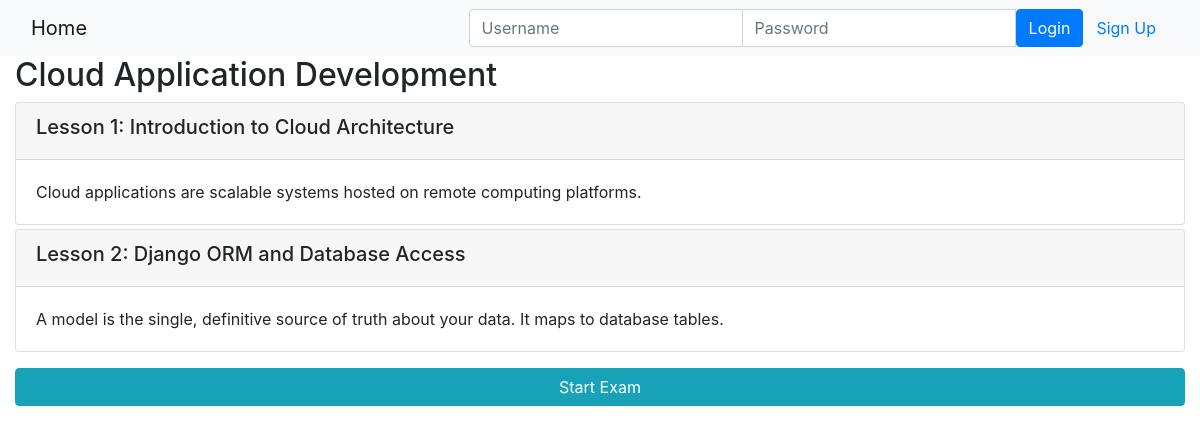
Page /onlinecourse/1/ on the committed database.
### onlinecourse/models.py (models this page shows, shortened)
class Course(models.Model):
    name = models.CharField(null=False, max_length=30, default='online course')
    image = models.ImageField(upload_to='course_images/')
    description = models.CharField(max_length=1000)
    pub_date = models.DateField(null=True)
    instructors = models.ManyToManyField(Instructor)
    users = models.ManyToManyField(settings.AUTH_USER_MODEL, through='Enrollment')
    total_enrollment = models.IntegerField(default=0)
    is_enrolled = False

class Lesson(models.Model):
    title = models.CharField(max_length=200, default="title")
    order = models.IntegerField(default=0)
    course = models.ForeignKey(Course, on_delete=models.CASCADE)
    content = models.TextField()

### onlinecourse/views.py (the view)
# urls.py: path('<int:pk>/', views.CourseDetailView.as_view(), name='course_details'),
class CourseDetailView(generic.DetailView):
    model = Course
    template_name = 'onlinecourse/course_detail_bootstrap.html'

### onlinecourse/templates/onlinecourse/course_detail_bootstrap.html (shortened to what this page needs)
<!DOCTYPE html>
<html lang="en">
<head>
     {% load static %}
    <link rel="stylesheet" href="https://maxcdn.bootstrapcdn.com/bootstrap/4.5.2/css/bootstrap.min.css">
</head>
<body>
    <nav class="navbar navbar-light bg-light">
        <div class="container-fluid">
            <div class="navbar-header">
                  <a class="navbar-brand" href="{% url 'onlinecourse:index' %}">Home</a>
            </div>
            <ul class="nav navbar-nav navbar-right">
                {% if user.is_authenticated %}
                <li>
                    <a class="btn btn-link" href="#">{{ user.first_name }}({{ user.username }})</a>
                    <a class="btn btn-link" href="{% url 'onlinecourse:logout' %}">Logout</a>
                </li>
                {% else %}
                <li>
                    <form class="form-inline" action="{% url 'onlinecourse:login' %}" method="post">
                        <div class="input-group">
                            <input type="text" class="form-control" placeholder="Username" name="username" >
                            <input type="password" class="form-control" placeholder="Password" name="psw" >
                            <button class="btn btn-primary" type="submit">Login</button>
                            <a class="btn btn-link" href="{% url 'onlinecourse:registration' %}">Sign Up</a>
                        </div>
                    </form>
                </li>
                {% endif %}
            </ul>
        </div>
    </nav>
    <div class="container-fluid">
            <h2>{{ course.name }}</h2>
            <div class="card-columns-vertical">
                {% for lesson in course.lesson_set.all %}
                    <div class="card mt-1">
                        <div class="card-header"><h5>Lesson {{lesson.order|add:1}}: {{lesson.title}}</h5></div>
                        <div class="card-body">{{lesson.content}}</div>
                    </div>
                {% endfor %}
            </div>
            <button data-toggle="collapse" data-target="#exam" class="btn btn-info btn-block mt-3" role="button">
                Start Exam
            </button>
    </div>
</body>
</html>

### rows in the picture
Course: name "Cloud Application Development"
Lesson: order|add "1", title "Introduction to Cloud Architecture", content "Cloud applications are scalable systems hosted on remote computing platforms."
Lesson: order|add "2", title "Django ORM and Database Access", content "A model is the single, definitive source of truth about your data. It maps to database tables."
